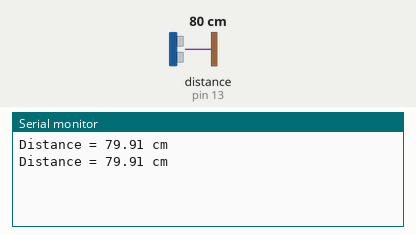
Recording of a sketch running on a simulated Arduino Uno, built with avr-gcc and run on an emulated ATmega328P. Shown: the last lines printed to the serial monitor. Wiring (inferred from the names in the program): ultrasonic range finder: trigger pin 10; echo pin 13. The test bench sets the inputs (shaded band); at power-on: distance to the obstacle (sensor on pin 13) 80 cm. The echo pulse lasts 58.3 µs per cm.

Above: at 1.8 s.
1.9 s: distance to the obstacle (sensor on pin 13) set to 2 cm
At 2.4 s:
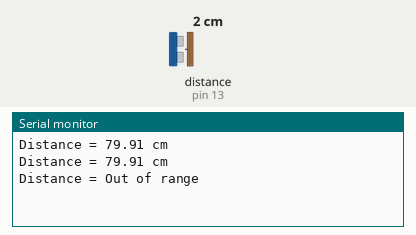
3.5 s: distance to the obstacle (sensor on pin 13) set to 299 cm
At 4.4 s:
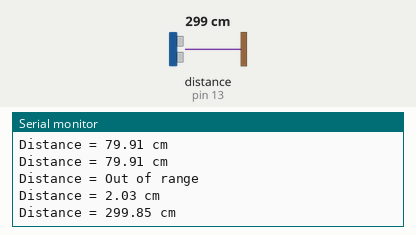
Timing chart, 0 to 6.5 s (numbered marks = the images above; inputs shaded):
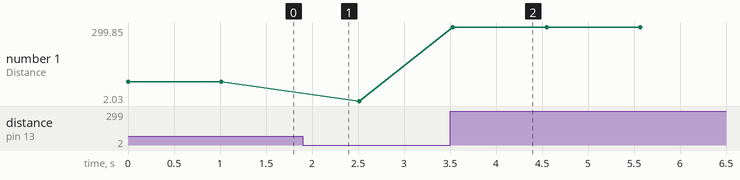

The sketch:

UltraSonicTesrRutine.ino
```cpp
/* basic rutine obtained from www.circuitbacics.com
 *  by scott campbell
 *  baisc code captured 22 june 2017
 *
 *  wited up a circuit per scott campbell blog
 *  sucesfuly tested one of our hc-sr04 transevers
 *  it was very accurate at the 10 and 20 cm ranges did not need to calabrate
 *  we were also preselnty suprised to see that we could read ranges up to 200 cm
  */


#define trigPin 10
#define echoPin 13

void setup() {
  Serial.begin (9600);
  pinMode(trigPin, OUTPUT);
  pinMode(echoPin, INPUT);
}

void loop() {
  float duration, distance;
  digitalWrite(trigPin, LOW);
  delayMicroseconds(2);

  digitalWrite(trigPin, HIGH);
  delayMicroseconds(10);
  digitalWrite(trigPin, LOW);

  duration = pulseIn(echoPin, HIGH);
  distance = (duration / 2) * 0.0344;

  if (distance >= 400 || distance <= 2){
    Serial.print("Distance = ");
    Serial.println("Out of range");
  }
  else {
    Serial.print("Distance = ");
    Serial.print(distance);
    Serial.println(" cm");
    delay(500);
  }
  delay(500);
}
```

Measured:
- after the input at 1.9 s, the serial monitor: prints a new line after 0.11 s (image 1)
- after the input at 3.5 s, the serial monitor: prints a new line at once (image 2)
- plotted number 1: 79.91 → 2.03 after the input at 1.9 s, 2.03 → 299.52 after the input at 3.5 s
